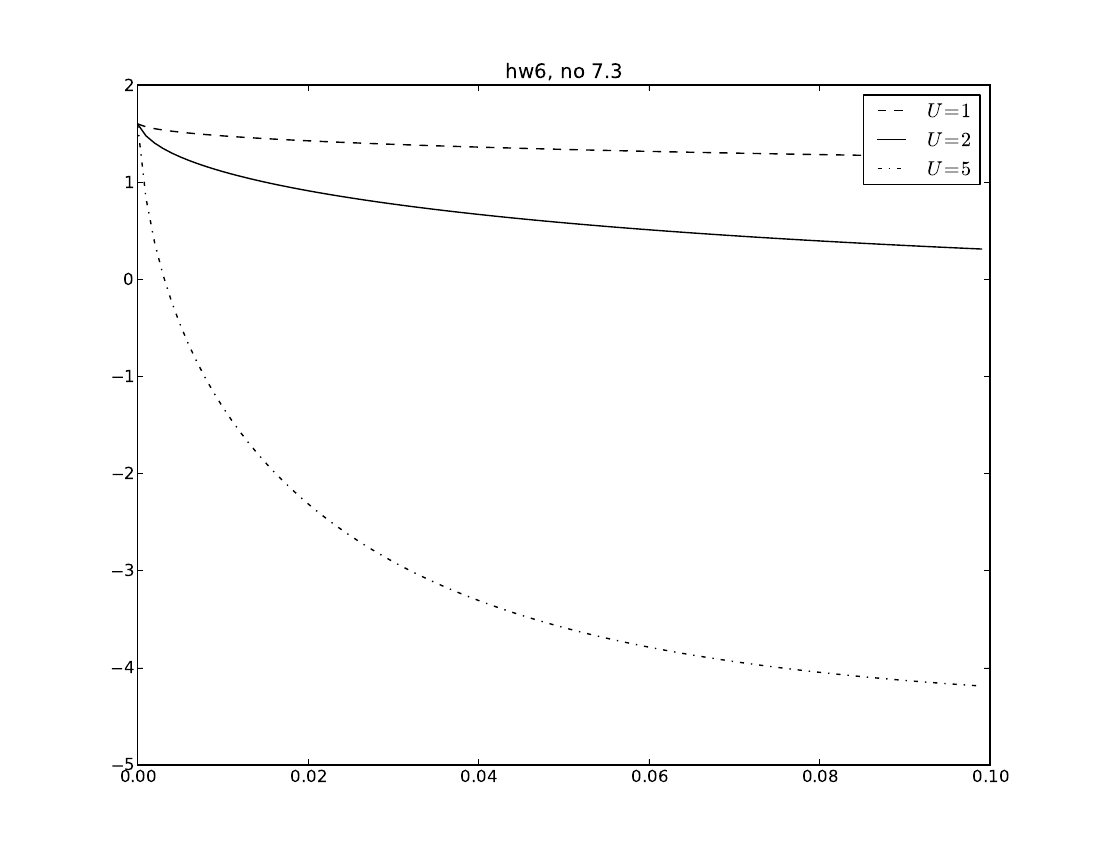

This chart was generated by the following Python code:
import matplotlib.pyplot as plt
fig = plt.figure(figsize=(11, 8.5))
ax = fig.add_subplot(1, 1, 1)
import numpy as np
sin, exp, sqrt, pi, arange = np.sin, np.exp, np.sqrt, np.pi, np.arange

L = 2
g = .8
K = .7


def fn(U, n):
    fn_ = U ** 2 * g * sqrt(L / 2) * \
          (2 - sin(2 * pi * n) / pi / n)
    #fn_ = sin(2 * pi * n) / pi / n
    return fn_


def ln(U, n):
    return U ** 2 + (2 * pi * n / L) ** 2


def eta(t, U, terms):
    eta_ = 0
    for n in range(1, terms + 1):
        eta_ += fn(U, n) / ln(U, n) * (1 - exp(-ln(U, n) * K * t)) * \
                sqrt(2 / L) * (L / 2 / pi / n * sin(2 * pi * n) - L)
    eta_ += g * L
    return eta_


tmin = 0.0
tmax = 0.1
timeresolution = 100
dt = (tmax - tmin) / timeresolution

tl = list(arange(tmin, tmax, dt))
nl = arange(0,3*pi, .01)

for (U, color) in zip([1, 2, 5], ['k--', 'k-', 'k-.']):
    etal = [eta(t, U, 20) for t in tl]
    ax.plot(tl, etal, color, label=r'$U=%i$' % U)

ax.legend()
ax.set_xlabel(r'$t$, dimensionless time')
ax.set_ylabel(r'$\eta(t)$, effectiveness factor')

ax.set_title('hw6, no 7.3')
filename = 'hw6_7.3.pdf'
print 'saving', filename
fig.savefig(filename)
